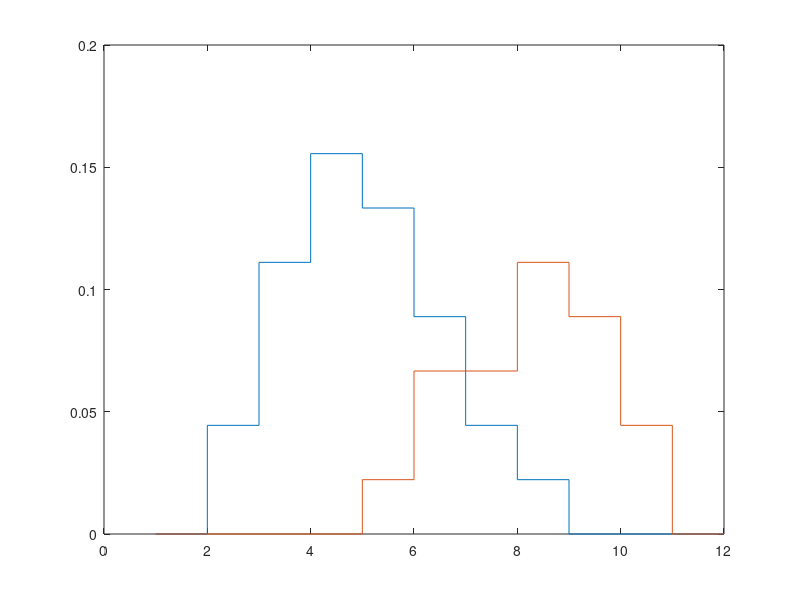
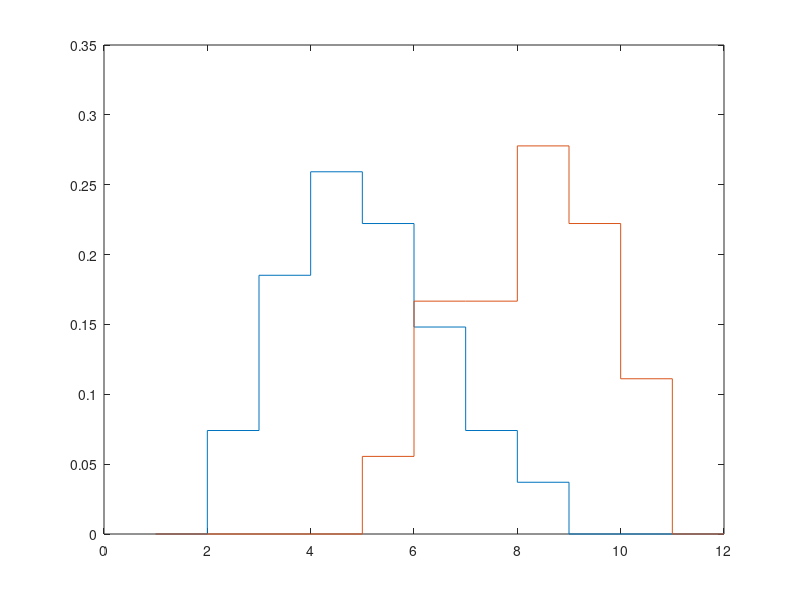
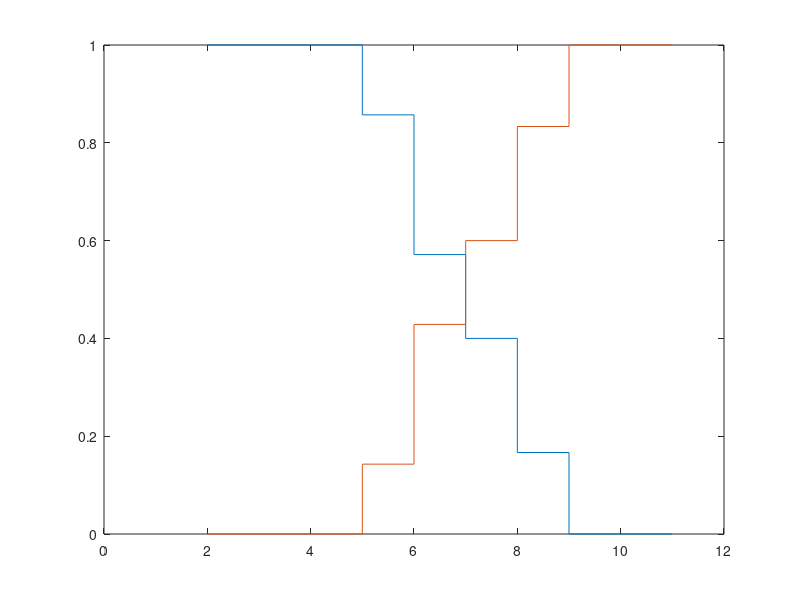

Source code (MATLAB) for these figures, in order:
%probabilities c_1 and c_2


%prior distributions
prior_c1 = 27/45; %count data-points in c1 vs all data-points (see slides)
prior_c2 = 18/45;

%Class conditionals

% P(x | c1) and P(X | c2)
%this is the joint probability p(x,c) however this looks similar to the
%plots on the slides
px_c1 = [0 2 5 7 6 4 2 1 0 0 0 0]/45;
px_c2 = [0 0 0 0 1 3 3 5 4 2 0 0]/45;

figure;
stairs(px_c1); hold on;
stairs(px_c2);

% P(x | c1) and P(X | c2)
% this is the class conditional probability but it does not look similar to
% the histogram on the slides however, we are required to calculate this
% probability
px_c1 = [0 2 5 7 6 4 2 1 0 0 0 0]/27;
px_c2 = [0 0 0 0 1 3 3 5 4 2 0 0]/18;

figure;
stairs(px_c1); hold on;
stairs(px_c2);

%p(x) = p(x | c1 ) P(C1) + p(x|c2)P(c2)
px = px_c1*prior_c1 + px_c2*prior_c2;

% posterior P(c | x) = p(x|c)p(c) / p(x) 
posterior_c1 = px_c1*prior_c1./px; % notice the element wise division
posterior_c2 = px_c2*prior_c2./px;

figure;
stairs(posterior_c1); hold on;
stairs(posterior_c2);


%plot errors for different decision boundaries
errors = []
for i = 1:12 
    t1 = px_c1*prior_c1;
    t2 = px_c2*prior_c2;
    
    p_error = sum(t1(i:12)) + sum(t2(1:i));
    
    errors = [errors p_error];
end


%weighted costs, optimal decision boundary shifts to the right
errorsWeighted = []
for i = 1:12 
    t1 = px_c1*prior_c1;
    t2 = px_c2*prior_c2;
    
    p_error = sum(t1(i:12)) + sum(t2(1:i))*2;
    
    errorsWeighted = [errorsWeighted p_error];
end

